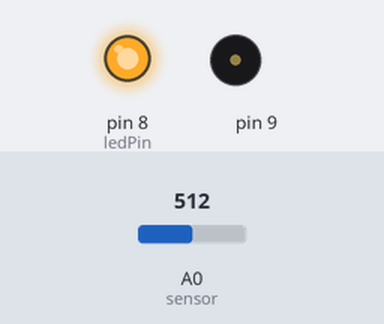
Bench run of a sketch on a simulated Arduino Uno, built with avr-gcc and run on an emulated ATmega328P. Shown: output pins drawn as LEDs (lit = HIGH), buzzer (waves = sounding). Dashed ring = blinking. The test bench sets the inputs (shaded band); at power-on: A0 (sensor) = 512.

Above: at 2.8 s.
2.9 s: A0 (sensor) set to 533
At 3.8 s:
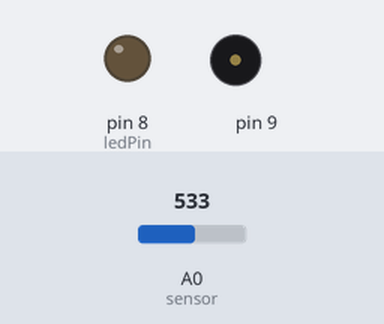
6.7 s: A0 (sensor) set to 511
At 7.2 s:
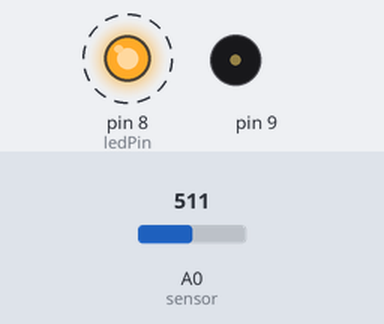
12.7 s: A0 (sensor) set to 716
At 12.95 s:
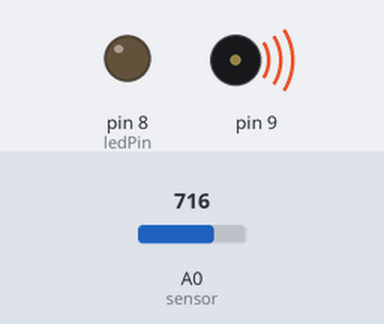
16.2 s: A0 (sensor) set to 306
At 17.0 s:
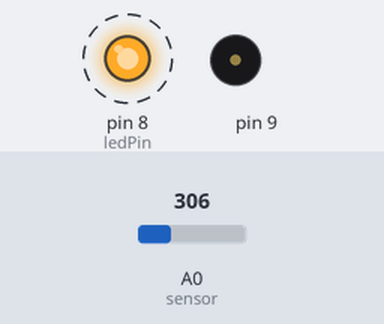
Timing chart, 0 to 23.2 s (numbered marks = the images above; inputs shaded):
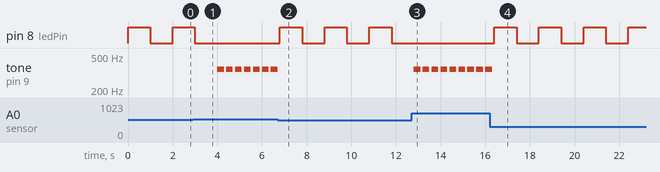

The sketch:

Gas_sensor_with_buzzer.ino
```cpp
//variables initialisation
int sensor = A0;
int val = 0;
int limit = 47;
int ledPin = 8;


void setup()
{
  Serial.begin(9600); //enabling serial output
  pinMode(ledPin, OUTPUT); //definition of pin funcion
}

void loop()
{
  val = analogRead(sensor); //sensor reading
  val = map(val, 306, 750, 0, 100); //mapping values - converting sensor reading to actual value

    if(val < limit) //if value is below the limit then green LED is blinking
    {
        digitalWrite(8, HIGH);
        delay(1000);
        digitalWrite(8, LOW);
        delay(1000);
    }
    else  //activate buzzer and red LED
    {
      tone(9, 350);
        delay(300);
      noTone(9);
        delay(100);
    }
}
```

Measured:
- the behaviour switches between 514 and 515 on A0 (sensor) (found by bisection; images 0 and 1)
- after the input at 2.9 s, pin 8 (ledPin): goes on until 3.0 s, then stays LOW; tone on pin 9: alternates 350 Hz for 0.30 s and silent for 0.10 s, starting after 1.1 s
- after the input at 6.7 s, pin 8 (ledPin): alternates HIGH for 1.0 s and LOW for 1.0 s, starting after 0.10 s; tone on pin 9: goes on until 6.7 s, then stays silent
- after the input at 12.7 s, pin 8 (ledPin): stops changing and stays LOW; tone on pin 9: alternates 350 Hz for 0.30 s and silent for 0.10 s, starting after 0.10 s
- after the input at 16.2 s, pin 8 (ledPin): alternates HIGH for 1.0 s and LOW for 1.0 s, starting after 0.20 s; tone on pin 9: goes on until 16.3 s, then stays silent
